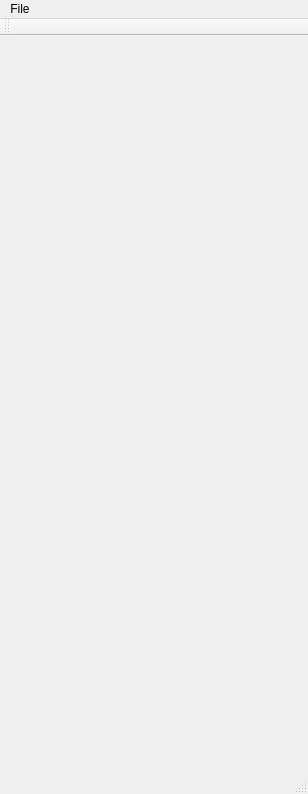
<?xml version="1.0" encoding="UTF-8"?>
<ui version="4.0">
 <class>MainWindow</class>
 <widget class="QMainWindow" name="MainWindow">
  <property name="geometry">
   <rect>
    <x>0</x>
    <y>0</y>
    <width>308</width>
    <height>794</height>
   </rect>
  </property>
  <property name="windowTitle">
   <string>MainWindow</string>
  </property>
  <widget class="QWidget" name="centralWidget"/>
  <widget class="QMenuBar" name="menuBar">
   <property name="geometry">
    <rect>
     <x>0</x>
     <y>0</y>
     <width>308</width>
     <height>22</height>
    </rect>
   </property>
   <widget class="QMenu" name="menuFile">
    <property name="title">
     <string>File</string>
    </property>
    <addaction name="actionOpen"/>
    <addaction name="actionSave"/>
    <addaction name="actionSaveAs"/>
   </widget>
   <addaction name="menuFile"/>
  </widget>
  <widget class="QToolBar" name="mainToolBar">
   <attribute name="toolBarArea">
    <enum>TopToolBarArea</enum>
   </attribute>
   <attribute name="toolBarBreak">
    <bool>false</bool>
   </attribute>
  </widget>
  <widget class="QStatusBar" name="statusBar"/>
  <action name="actionOpen">
   <property name="text">
    <string>Open</string>
   </property>
  </action>
  <action name="actionSave">
   <property name="text">
    <string>Save</string>
   </property>
  </action>
  <action name="actionSaveAs">
   <property name="text">
    <string>Save As</string>
   </property>
  </action>
 </widget>
 <layoutdefault spacing="6" margin="11"/>
 <resources/>
 <connections/>
</ui>
